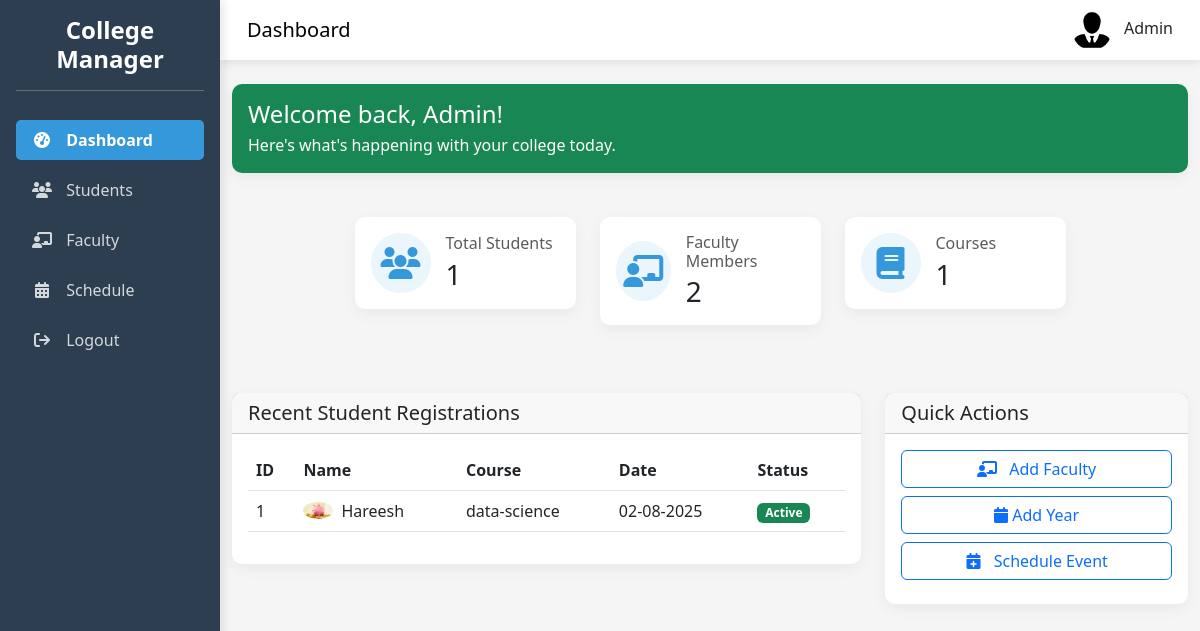
/adminDashboard/, run on the app's committed database.
### app/models.py (models this page shows, shortened)
class CustomStudent(models.Model):
    user = models.OneToOneField(User, on_delete=models.CASCADE)
    user_type = models.CharField(max_length=10, default='student')
    phone_number = models.CharField(max_length=15, null=True)
    student_image = models.ImageField(upload_to='profile/')
    dob = models.DateField(null=True)
    gender = models.CharField(max_length=10, null=True)
    course = models.CharField(max_length=30, null=True)
    class Meta:
        db_table = 'CustomStudent'

### app/views.py (the view)
# urls.py: path('adminDashboard/', adminDashboard, name='adminDashboard'),
def adminDashboard(request):
    rec_stu_reg = CustomStudent.objects.filter(user_type='student') \
                                   .order_by('-id')[:5]
    total_stu = CustomStudent.objects.filter(user_type='student').count()
    total_fac = CustomFaculty.objects.filter(user_type='faculty').count()
    total_courses = CustomStudent.objects.values('course').distinct().count()
    return render(request, 'adminDashboard.html', {'rec_stu_reg':rec_stu_reg, 'total_stu':total_stu, 'total_fac':total_fac, 'total_courses':total_courses})

### templates/adminDashboard.html (shortened to what this page needs)
<!DOCTYPE html>
<html lang="en">
<head>
    <link href="https://cdn.jsdelivr.net/npm/bootstrap@5.3.0-alpha1/dist/css/bootstrap.min.css" rel="stylesheet">
    <link rel="stylesheet" href="https://cdnjs.cloudflare.com/ajax/libs/font-awesome/6.4.0/css/all.min.css">
</head>
<body>
    {% block nav %}
    <div class="sidebar col-md-3 col-lg-2 d-md-block p-3">
        <div class="text-center mb-4">
            <h4 class="fw-bold">College Manager</h4>
            <hr class="bg-light">
        </div>
        <ul class="nav flex-column">
            <li class="nav-item">
                <a class="nav-link active" href="{% url 'adminDashboard' %}">
                    <i class="fas fa-tachometer-alt"></i> Dashboard
                </a>
            </li>
            <li class="nav-item">
                <a class="nav-link" href="{% url 'view_all_students' %}">
                    <i class="fas fa-users"></i> Students
                </a>
            </li>
            <li class="nav-item">
                <a class="nav-link" href="{% url 'view_all_faculty' %}">
                    <i class="fas fa-chalkboard-teacher"></i> Faculty
                </a>
            </li>
            <li class="nav-item">
                <a class="nav-link" href="{% url 'view_events' %}">
                    <i class="fas fa-calendar-alt"></i> Schedule
                </a>
            </li>
            <li class="nav-item">
                <a class="nav-link" href="{% url 'logout_user' %}">
                    <i class="fa-solid fa-arrow-right-from-bracket"></i> Logout
                </a>
            </li>
        </ul>
    </div>
    {% endblock %}
    <div class="main-content">
        <nav class="navbar top-navbar navbar-expand-lg">
            <div class="container-fluid">
                <a class="navbar-brand d-none d-md-block" href="#">Dashboard</a>
                <div class="d-flex align-items-center ms-auto">
                    <div class="user-profile dropdown">
                            <img src="/static/img/manager.png" alt="User" class="me-2">
                            <span class="d-none d-md-inline">Admin</span>
                    </div>
                </div>
            </div>
        </nav>
        {% block main %}
        <div class="container-fluid py-4">
            <div class="row mb-4">
                <div class="col-12">
                    <div class="card bg-success text-white welcome-banner">
                        <div class="card-body">
                            <div class="d-flex justify-content-between align-items-center">
                                <div>
                                    <h4 class="mb-1">Welcome back, Admin!</h4>
                                    <p class="mb-0">Here's what's happening with your college today.</p>
                                </div>
                            </div>
                        </div>
                    </div>
                </div>
            </div>
            <div class="row" style="justify-content: center;">
                <div class="col-md-6 col-lg-3">
                    <div class="card stat-card">
                        <div class="card-body">
                            <div class="icon-container">
                                <i class="fas fa-users card-icon"></i>
                            </div>
                            <div>
                                <h6 class="text-muted mb-1">Total Students</h6>
                                <h3 class="mb-0">{{total_stu}}</h3>
                            </div>
                        </div>
                    </div>
                </div>
                <div class="col-md-6 col-lg-3">
                    <div class="card stat-card">
                        <div class="card-body">
                            <div class="icon-container">
                                <i class="fas fa-chalkboard-teacher card-icon"></i>
                            </div>
                            <div>
                                <h6 class="text-muted mb-1">Faculty Members</h6>
                                <h3 class="mb-0">{{total_fac}}</h3>
                            </div>
                        </div>
                    </div>
                </div>
                <div class="col-md-6 col-lg-3">
                    <div class="card stat-card">
                        <div class="card-body">
                            <div class="icon-container">
                                <i class="fas fa-book card-icon"></i>
                            </div>
                            <div>
                                <h6 class="text-muted mb-1">Courses</h6>
                                <h3 class="mb-0">{{total_courses}}</h3>
                            </div>
                        </div>
                    </div>
                </div>
            </div>
            <div class="row mt-4">
                <div class="col-lg-8">
                    <div class="card mt-4">
                        <div class="card-header">
                            <h5 class="mb-0">Recent Student Registrations</h5>
                        </div>
                        <div class="card-body">
                            <div class="table-responsive">
                                <table class="table table-hover">
                                    <thead>
                                        <tr>
                                            <th>ID</th>
                                            <th>Name</th>
                                            <th>Course</th>
                                            <th>Date</th>
                                            <th>Status</th>
                                        </tr>
                                    </thead>
                                    <tbody>
                                        {% for student in rec_stu_reg %}
                                        <tr>
                                            <td data-label="ID">{{ forloop.counter }}</td>
                                            <td data-label="Name">
                                                <div class="d-flex align-items-center">
                                                    <img src="{{ student.student_image.url }}" alt="Student" class="rounded-circle me-2" width="30">
                                                    <span>{{ student.user.first_name }}</span>
                                                </div>
                                            </td>
                                            <td data-label="Course">{{ student.course }}</td>
                                            <td data-label="Date">{{ student.user.date_joined|date:"d-m-Y" }}</td>
                                            {% if student.user.is_active %}
                                            <td data-label="Status"><span class="badge bg-success">Active</span></td>
                                            {% else %}
                                            <td data-label="Status"><span class="badge bg-success">Inactive</span></td>
                                            {% endif %}
                                        </tr>
                                        {% endfor %}
                                    </tbody>
                                </table>
                            </div>
                        </div>
                    </div>
                </div>
                <div class="col-lg-4">
                    <div class="card mt-4">
                        <div class="card-header">
                            <h5 class="mb-0">Quick Actions</h5>
                        </div>
                        <div class="card-body">
                            <a href="{% url 'add_faculty' %}" class="btn btn-outline-primary w-100 mb-2">
                                <i class="fas fa-chalkboard-teacher me-2"></i> Add Faculty
                            </a>
                            <a href="{% url 'add_academic_year' %}" class="btn btn-outline-primary w-100 mb-2">
                                <i class="fa-solid fa-calendar"></i> Add Year
                            </a>
                            <a href="{% url 'add_events' %}" class="btn btn-outline-primary w-100 mb-2">
                                <i class="fas fa-calendar-plus me-2"></i> Schedule Event
                            </a>
                        </div>
                    </div>
                </div>
            </div>
        </div>
        {% endblock %}
    </div>
</body>
</html>

### templates/adminDashboard.html (style rules this page uses)
:root { --primary-color: #3498db; --secondary-color: #2c3e50; --accent-color: #e74c3c; --light-color: #ecf0f1; --dark-color: #2c3e50; }
body { font-family: 'Segoe UI', Tahoma, Geneva, Verdana, sans-serif; background-color: #f5f5f5; overflow-x: hidden; }
.sidebar { background: linear-gradient(135deg, var(--secondary-color), var(--dark-color)); color: white; height: 100vh; position: fixed; transition: all 0.3s; box-shadow: 3px 0 10px rgba(0, 0, 0, 0.1); z-index: 1000; overflow-y: auto; }
.sidebar .nav-link { color: rgba(255, 255, 255, 0.8); border-radius: 5px; margin: 5px 0; transition: all 0.3s; }
.sidebar .nav-link.active { background-color: var(--primary-color); color: white; font-weight: 600; }
.sidebar .nav-link i { margin-right: 10px; width: 20px; text-align: center; }
.main-content { margin-left: 250px; transition: all 0.3s; }
.top-navbar { background-color: white; box-shadow: 0 2px 10px rgba(0, 0, 0, 0.1); position: sticky; top: 0; z-index: 100; padding: 10px 15px; }
.card { border: none; border-radius: 10px; box-shadow: 0 5px 15px rgba(0, 0, 0, 0.05); transition: transform 0.3s, box-shadow 0.3s; margin-bottom: 20px; }
.card-icon { font-size: 2rem; color: var(--primary-color); }
.stat-card .card-body { display: flex; align-items: center; }
.stat-card .icon-container { background-color: rgba(52, 152, 219, 0.1); width: 60px; height: 60px; border-radius: 50%; display: flex; align-items: center; justify-content: center; margin-right: 15px; }
.user-profile img { width: 40px; height: 40px; border-radius: 50%; object-fit: cover; }
@media (max-width: 1200px) { .sidebar { width: 220px; } }
@media (max-width: 1200px) { .main-content { margin-left: 220px; } }

### data on the page
CustomStudent: student_image (picture), user.first_name "Hareesh", course "data-science", user.date_joined "02-08-2025", shows "Active"

### other printed values
{{ total_stu }} "1"
{{ total_fac }} "2"
{{ total_courses }} "1"
